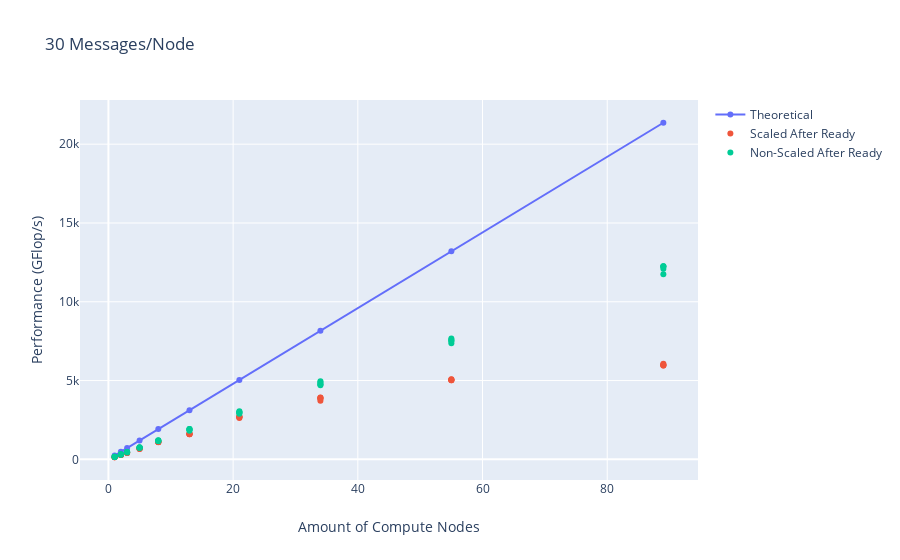

The code cell stored with this chart in its notebook:
### Code cell
fig = go.Figure()
# 6 Cores (On Node) * 2.5GHz (From node cpuinfo) * 16 operations/cycle = 240GFLOPS estimate
nodes = [1,2,3,5,8,13,21,34,55,89]
theoretical = [int(x * 6 * 2.5 * 16) for x in nodes]
fig.add_trace(go.Scatter(x=nodes,
                         y=theoretical,
                         name='Theoretical'))

fig.add_trace(go.Scatter(x=scaled_fast_flops['Node/Actor(s)'],
                         y=scaled_fast_flops['GFlop/s Clock.3'],
                         mode='markers',
                         name='Scaled After Ready'))

fig.add_trace(go.Scatter(x=fast_flops['Node/Actor(s)'],
                         y=fast_flops['GFlop/s Clock.3'],
                         mode='markers',
                         name='Non-Scaled After Ready'))

fig.update_layout(
    title=go.layout.Title(text="30 Messages/Node"),
    xaxis=go.layout.XAxis(
        title=go.layout.xaxis.Title(text="Amount of Compute Nodes")),
    yaxis=go.layout.YAxis(
        title=go.layout.yaxis.Title(text="Performance (GFlop/s)")))

fig

### Figure 1 — Plotly figure (JSON) as saved in the notebook; plotly's stock layout.template omitted (floating-point values rounded to 4 significant figures)
{"data": [{"name": "Theoretical", "type": "scatter", "x": [1, 2, 3, 5, 8, 13, 21, 34, 55, 89], "y": [240, 480, 720, 1200, 1920, 3120, 5040, 8160, 13200, 21360]}, {"mode": "markers", "name": "Scaled After Ready", "type": "scatter", "x": [1, 1, 1, 1, 1, 2, 2, 2, 2, 2, 3, 3, 3, 3, 3, 5, 5, 5, 5, 5, 8, 8, 8, 8, 8, 13, 13, 13, 13, 13, 21, 21, 21, 21, 21, 34, 34, 34, 34, 34, 55, 55, 55, 55, 55, 89, 89, 89, 89, 89], "y": [140.4, 143.0, 143.0, 133.0, 133.0, 280.5, 280.6, 284.6, 275.4, 279.2, 416.8, 424.5, 424.2, 398.5, 416.6, 680.6, 687.1, 657.3, 677.9, 687.2, 1084.0, 1103.0, 1093.0, 1103.0, 1104.0, 1592.0, 1593.0, 1627.0, 1606.0, 1626.0, 2667.0, 2623.0, 2724.0, 2678.0, 2733.0, 3932.0, 3903.0, 3842.0, 3870.0, 3726.0, 5031.0, 5090.0, 5063.0, 5017.0, 5024.0, 6000.0, 5989.0, 5962.0, 6070.0, 5960.0]}, {"mode": "markers", "name": "Non-Scaled After Ready", "type": "scatter", "x": [1, 1, 1, 1, 1, 2, 2, 2, 2, 2, 3, 3, 3, 3, 3, 5, 5, 5, 5, 5, 8, 8, 8, 8, 8, 13, 13, 13, 13, 13, 21, 21, 21, 21, 21, 34, 34, 34, 34, 34, 55, 55, 55, 55, 55, 89, 89, 89, 89, 89], "y": [152.8, 155.6, 158.3, 161.1, 157.8, 301.1, 315.8, 314.5, 304.0, 306.4, 434.7, 468.3, 465.6, 462.3, 460.1, 717.1, 765.7, 758.9, 759.3, 730.4, 1146.0, 1178.0, 1214.0, 1196.0, 1164.0, 1819.0, 1927.0, 1890.0, 1919.0, 1871.0, 2973.0, 3054.0, 2893.0, 3005.0, 2951.0, 4948.0, 4775.0, 4763.0, 4707.0, 4885.0, 7511.0, 7674.0, 7526.0, 7591.0, 7364.0, 12250.0, 11750.0, 12100.0, 12260.0, 12230.0]}], "layout": {"autosize": true, "title": {"text": "30 Messages/Node"}, "xaxis": {"autorange": true, "range": [-4.284, 94.28], "title": {"text": "Amount of Compute Nodes"}, "type": "linear"}, "yaxis": {"autorange": true, "range": [-1422.0, 22910.0], "title": {"text": "Performance (GFlop/s)"}, "type": "linear"}}}
